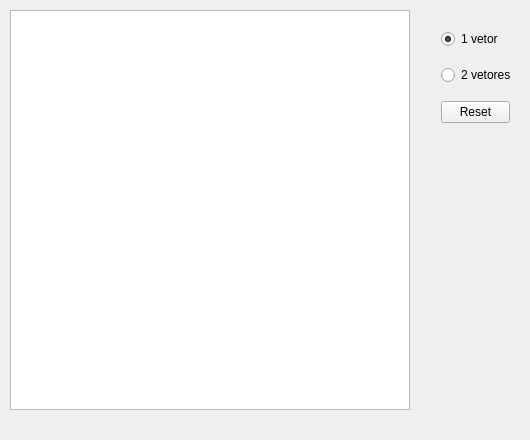
<?xml version="1.0" encoding="UTF-8"?>
<ui version="4.0">
 <class>MainWindow</class>
 <widget class="QMainWindow" name="MainWindow">
  <property name="enabled">
   <bool>true</bool>
  </property>
  <property name="geometry">
   <rect>
    <x>0</x>
    <y>0</y>
    <width>530</width>
    <height>440</height>
   </rect>
  </property>
  <property name="sizePolicy">
   <sizepolicy hsizetype="Fixed" vsizetype="Fixed">
    <horstretch>0</horstretch>
    <verstretch>0</verstretch>
   </sizepolicy>
  </property>
  <property name="windowTitle">
   <string>Pseudo-ângulos</string>
  </property>
  <widget class="QWidget" name="centralWidget">
   <widget class="GraphView" name="gView">
    <property name="geometry">
     <rect>
      <x>10</x>
      <y>10</y>
      <width>400</width>
      <height>400</height>
     </rect>
    </property>
    <property name="sizePolicy">
     <sizepolicy hsizetype="Fixed" vsizetype="Fixed">
      <horstretch>0</horstretch>
      <verstretch>0</verstretch>
     </sizepolicy>
    </property>
    <property name="verticalScrollBarPolicy">
     <enum>Qt::ScrollBarAlwaysOff</enum>
    </property>
    <property name="horizontalScrollBarPolicy">
     <enum>Qt::ScrollBarAlwaysOff</enum>
    </property>
    <property name="alignment">
     <set>Qt::AlignCenter</set>
    </property>
    <property name="renderHints">
     <set>QPainter::Antialiasing|QPainter::TextAntialiasing</set>
    </property>
    <property name="transformationAnchor">
     <enum>QGraphicsView::NoAnchor</enum>
    </property>
   </widget>
   <widget class="QWidget" name="horizontalLayoutWidget">
    <property name="geometry">
     <rect>
      <x>430</x>
      <y>10</y>
      <width>91</width>
      <height>135</height>
     </rect>
    </property>
    <layout class="QVBoxLayout" name="verticalLayout">
     <property name="spacing">
      <number>8</number>
     </property>
     <item>
      <widget class="QRadioButton" name="oneVecBtn">
       <property name="text">
        <string>1 vetor</string>
       </property>
       <property name="checked">
        <bool>true</bool>
       </property>
      </widget>
     </item>
     <item>
      <widget class="QRadioButton" name="twoVecBtn">
       <property name="text">
        <string>2 vetores</string>
       </property>
      </widget>
     </item>
     <item>
      <widget class="QPushButton" name="resetBtn">
       <property name="text">
        <string>Reset</string>
       </property>
      </widget>
     </item>
    </layout>
   </widget>
  </widget>
  <widget class="QMenuBar" name="menuBar">
   <property name="enabled">
    <bool>true</bool>
   </property>
   <property name="geometry">
    <rect>
     <x>0</x>
     <y>0</y>
     <width>530</width>
     <height>20</height>
    </rect>
   </property>
  </widget>
 </widget>
 <layoutdefault spacing="6" margin="11"/>
 <customwidgets>
  <customwidget>
   <class>GraphView</class>
   <extends>QGraphicsView</extends>
   <header>graphview.h</header>
  </customwidget>
 </customwidgets>
 <resources/>
 <connections/>
</ui>
